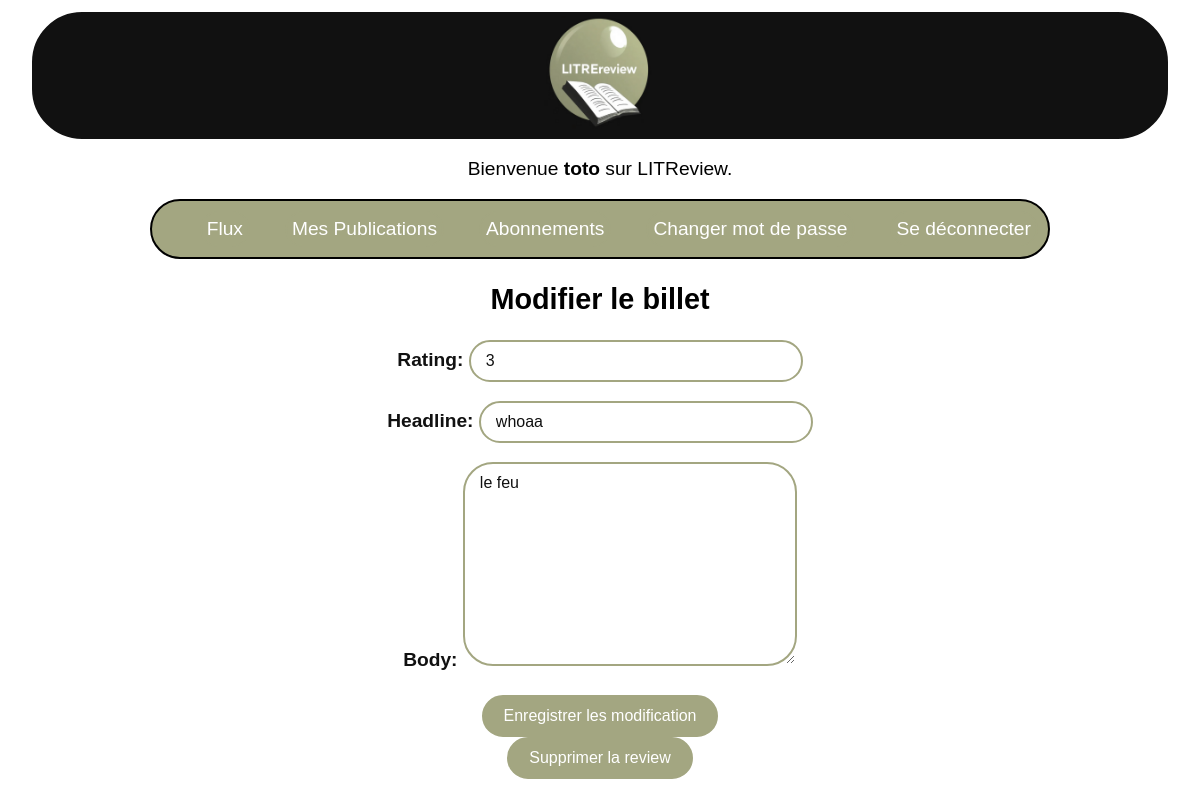
Screenshot of /edit-review/9/edit (signed in) with the database file from the repository.
### authentication/models.py (models this page shows, shortened)
class User(AbstractBaseUser):
    username = models.CharField(max_length=100, unique=True)
    USERNAME_FIELD = "username"
    REQUIRED_FIELDS = []
    objects = UserManager()

### LitReview/models.py (models this page shows, shortened)
class Review(models.Model):
    ticket = models.ForeignKey(Ticket, on_delete=models.CASCADE)
    rating = models.PositiveSmallIntegerField(
        validators=[MinValueValidator(0), MaxValueValidator(5)]
    )
    user = models.ForeignKey(
        settings.AUTH_USER_MODEL,
        on_delete=models.CASCADE)
    headline = models.CharField(max_length=128)
    body = models.TextField(max_length=8192, blank=True)
    time_created = models.DateTimeField(auto_now_add=True)

### LitReview/views.py (the view, shortened to what this page needs)
@login_required
def edit_review(request, review_id):
    review = get_object_or_404(Review, id=review_id, user=request.user)
    edit_form = ReviewForm(instance=review)
    context = {"edit_form": edit_form}
    return render(request, "LitReview/edit_review.html", context=context)

### LitReview/forms.py
class ReviewForm(forms.ModelForm):
    class Meta:
        model = Review
        fields = ("rating", "headline", "body")

### LitReview/templates/LitReview/edit_review.html (shortened to what this page needs)
{% extends 'base.html' %}
{% block content %}
    <h2>Modifier le billet</h2>
    <form enctype="multipart/form-data" method="post">
        {{ edit_form.as_p }}
        <button type="submit" name="edit_review">Enregistrer les modification</button>
    </form>
    <form method="post">
        <button type="submit" name="delete_review" onclick="return confirm('Voulez-vous vraiment supprimer votre review?')">Supprimer la review</button>
    </form>
{% endblock content %}

### templates/base.html (shortened to what this page needs)
{% load static %}
<!DOCTYPE html>
<html>
<head>
    <link rel="stylesheet" type="text/css" href="{% static '\css\style.css' %}">
    <link rel="stylesheet" href="https://cdnjs.cloudflare.com/ajax/libs/font-awesome/5.15.3/css/all.min.css">
</head>
<body>
    <header>
        <div class="title">
        <img id="icon" src="{% static 'favicon_io\android-chrome-512x512.png' %}">
        </div>
        {% if user.is_authenticated %}
        <p>Bienvenue <strong>{{ user.username }}</strong> sur LITReview.</p>
        <div class="link_input_connect">
            <a class="flux_link" href="{% url 'home' %}">Flux</a>
            <a class="posts_link" href="{% url 'my_posts' %}">Mes Publications</a>
            <a class="followers_link" href="{% url 'followers' %}">Abonnements</a>
            <a class="password_link" href="{% url 'password_change' %}">Changer mot de passe</a>
            <form method="POST" action="{% url 'logout' %}">
                <a href="#" class="logout_link" onclick="if(confirm('Voulez-vous vous déconnecter?')) { this.closest('form').submit(); return false; }">Se déconnecter</a>
            </form>
        </div>
        {% endif %}
    </header>
    {% block content %}{% endblock content %}
</body>
</html>

### static/css/style.css (style rules this page uses)
body { font-family: Arial, sans-serif; text-align: center; font-size: larger; }
.title { align-self: center; border: 2px solid #111111; margin: 1% 2% 0% 2%; background-color: #111111; border-radius: 50px; }
#icon { margin: 0; padding: 0.2%; width: 10%; border-radius: 5px; }
img { width: 300px; margin-bottom: 1%; }
.link_input_connect { display: flex; flex-direction: row; gap: 15px; border-radius: 30px; border: 2px solid; margin: 0 12% 0.4% 12%; justify-content: flex-end; background-color: #a3a681; align-items: center; }
.ticket_button, .review_button, .flux_link, .posts_link, .followers_link, .password_link, .logout_link { border: 2px solid; border-radius: 30px; background-color: #a3a681; padding: 5px; color: white; margin: 10px; text-decoration: none; border-color: #a3a681; }
input[type="text"], input[type="password"], input[type="email"], input[type="number"], textarea, select { font-family: Arial, sans-serif; font-size: 16px; padding: 10px 15px; border: 2px solid #a3a681; border-radius: 30px; background-color: #ffffff; color: #111111; width: calc(100% - 40px); max-width: 300px; }
input[type="submit"], button[type="submit"], input[type="file"] { font-family: Arial, sans-serif; font-size: 16px; padding: 10px 20px; border: 2px solid #a3a681; border-radius: 30px; background-color: #a3a681; color: white; cursor: pointer; transition: all 0.3s ease; max-width: 300px; }
label { display: inline-block; margin-bottom: 5px; font-weight: bold; color: #111111; }

### rows the page displays
User: username "toto"
Review: rating "3", headline "whoaa", body "le feu"
